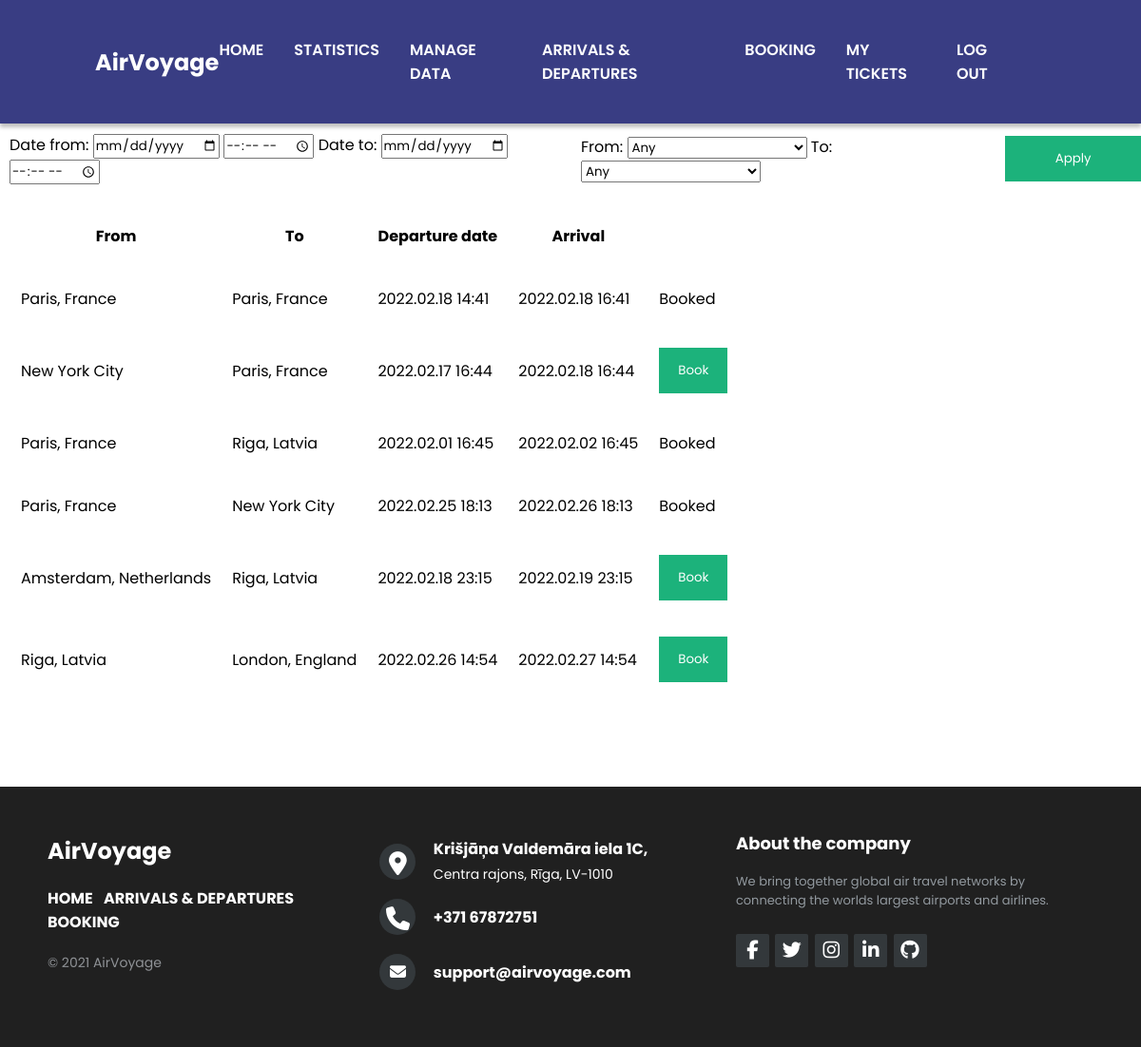
The app's page /booking (signed in) with its own data.
### AirVoyage/models.py (models this page shows, shortened)
class Flight(db.Model):
  id = db.Column(db.Integer, primary_key=True)
  number = db.Column(db.Integer)
  departureDate = db.Column(db.DateTime)
  arrivalDate = db.Column(db.DateTime)
  airportFromId = db.Column(db.String(150), db.ForeignKey('airport.abbreviation'))
  airportToId = db.Column(db.String(150), db.ForeignKey('airport.abbreviation'))
  airplaneId = db.Column(db.Integer, db.ForeignKey('airplane.id'))
  tickets = db.relationship("Ticket", backref='flight')
  isFinished = db.Column(db.Boolean, default=False)

class Airport(db.Model):
  name = db.Column(db.String(150))
  abbreviation = db.Column(db.String(3), primary_key=True)
  address = db.Column(db.String(150))
  airplanes = db.relationship("Airplane")
  incomingFlights = db.relationship("Flight", primaryjoin="and_(Airport.abbreviation==Flight.airportToId, Flight.isFinished==False)", backref='airportTo')
  outgoingFlights = db.relationship("Flight", primaryjoin="and_(Airport.abbreviation==Flight.airportFromId, Flight.isFinished==False)", backref='airportFrom')

### AirVoyage/views.py (the view)
@views.route('booking', methods=["GET", "POST"])
@flask_login.login_required
def booking():
  if request.form.get('action') == 'book':
      ticketId = 0
      if len(models.Ticket.query.all()) > 0:
        ticketId = models.Ticket.query.order_by(-models.Ticket.id).first().id + 1
      flightId = request.form.get('flightId')
      for ticket in flask_login.current_user.tickets:
        if ticket.flightId == int(flightId):
          return 'error'
      if models.Flight.query.get(flightId) is None:
        return "error"
      else:
        db.session.add(models.Ticket(
          id = ticketId,
          ownerId = flask_login.current_user.id,
          flightId = flightId,
          purchaseDate = datetime.now()))
        db.session.commit()
        return "success"
      return "error"
  elif request.method == 'GET':
    return render_template("booking.html",
      isLoggedIn = flask_login.current_user.is_authenticated,
      bookedFlightIds = [ticket.flightId for ticket in flask_login.current_user.tickets],
      isAdmin = isAdmin(flask_login.current_user),
      flights = db.session.query(models.Flight).all(),
      airports = models.Airport.query.all())

### AirVoyage/__init__.py (called while the page is built)
def create_app():
    app = Flask(__name__)
    app.config['SECRET_KEY'] = 'CLASSIFIED TOP SECRET KEY'
    app.config['SQLALCHEMY_DATABASE_URI'] = f'sqlite:///{DB_NAME}'
    db.init_app(app)
    from .views import views
    from .auth import auth
    app.register_blueprint(views, url_prefix='/')
    app.register_blueprint(auth, url_prefix='/')
    from .models import User
    create_database(app)
    login_manager = LoginManager()
    login_manager.login_view = 'auth.login'
    login_manager.init_app(app)
    @login_manager.user_loader
    def load_user(id):
        return User.query.get(int(id))
    return app

### AirVoyage/views.py (called while the page is built)
def isAdmin(user):
  admins = ['admin@admin.admin']
  if user.is_authenticated and user.email in admins:
    return True
  else:
    return False

### AirVoyage/templates/booking.html (shortened to what this page needs)
<!DOCTYPE html>
<html lang="en">
<head>
    <link rel="stylesheet" href="../static/css/signUp.css">
    <link rel="stylesheet" href="../static/css/booking.css">
    <link rel="stylesheet" href="../static/css/styles.css">
</head>
<body>
  {% include "header.html" %}
  <form id="filters">
    <div>
      <label for="dateFrom">Date from:</label>
      <input type="date" id="dateFrom" name="dateFrom"></input>
      <input type="time" id="timeFrom" name="timeFrom"></input>
      <label for="dateTo">Date to:</label>
      <input type="date" id="dateTo" name="dateTo"></input>
      <input type="time" id="timeTo" name="timeTo"></input>
    </div>
    <div>
      <label for="from">From:</label>
      <select id="from" name="from">
        <option value="">Any</option>
      </select>
      <label for="to">To:</label>
      <select id="to" name="to">
        <option value="">Any</option>
      </select>
    </div>
    <button type="submit">Apply</button>
  </form>
  <table id="flights">
    <tr>
      <th>From</th>
      <th>To</th>
      <th>Departure date</th>
      <th>Arrival</th>
    </tr>
    {% for flight in flights %}
      {% if not flight.isFinished %}
        <tr value="{{flight.id}}">
          <td>{{flight.airportFrom.address}}</td>
          <td>{{flight.airportTo.address}}</td>
          <td>{{flight.departureDate.strftime('%Y.%m.%d %H:%M')}}</td>
          <td>{{flight.arrivalDate.strftime('%Y.%m.%d %H:%M')}}</td>
          {% if flight.id in bookedFlightIds %}
          <td>Booked</td>
          {% else %}
          <td><button class="book">Book</button></td>
          {% endif %}
        </tr>
      {% endif %}
    {% endfor %}
  </table>
  {% include "footer.html" %}
</body>
</html>

### AirVoyage/static/css/signUp.css (style rules this page uses)
* { margin: 0; padding: 0; box-sizing: border-box; font-family: 'Poppins', sans-serif; scroll-behavior: smooth; }
button { background-color: #04AA6D; color: white; padding: 14px 20px; margin: 8px 0; border: none; cursor: pointer; width: 100%; opacity: 0.9; }

### AirVoyage/static/css/booking.css (style rules this page uses)
form { display: flex; align-items: center; }
form button { width: 150px; margin-left: 10px; display: block; }
form div { padding: 5px; margin: 5px; display: block; }
th { text-decoration: none; }
tr { height: 64px; }
table, td { padding: 10px; }

### records on screen
Flight: {{ flight.id }} 1 (drawn), airportFrom.address "Paris, France", airportTo.address "Paris, France", departureDate "2022.02.18 14:41", arrivalDate "2022.02.18 16:41", shows "Booked"
Flight: {{ flight.id }} 2 (drawn), airportFrom.address "New York City", airportTo.address "Paris, France", departureDate "2022.02.17 16:44", arrivalDate "2022.02.18 16:44", shows "Book"
Flight: {{ flight.id }} 4 (drawn), airportFrom.address "Paris, France", airportTo.address "Riga, Latvia", departureDate "2022.02.01 16:45", arrivalDate "2022.02.02 16:45", shows "Booked"
Flight: {{ flight.id }} 5 (drawn), airportFrom.address "Paris, France", airportTo.address "New York City", departureDate "2022.02.25 18:13", arrivalDate "2022.02.26 18:13", shows "Booked"
Flight: {{ flight.id }} 6 (drawn), airportFrom.address "Amsterdam, Netherlands", airportTo.address "Riga, Latvia", departureDate "2022.02.18 23:15", arrivalDate "2022.02.19 23:15", shows "Book"
Flight: {{ flight.id }} 7 (drawn), airportFrom.address "Riga, Latvia", airportTo.address "London, England", departureDate "2022.02.26 14:54", arrivalDate "2022.02.27 14:54", shows "Book"
